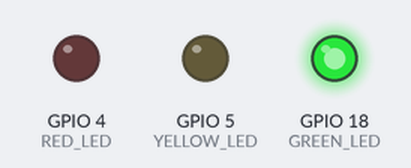
Simulated run of this program. Board: ESP32. Parts: output pins drawn as LEDs (lit = HIGH). What the program prints to the serial monitor is not drawn.

Above: at 2.5 s.
At 6.0 s:
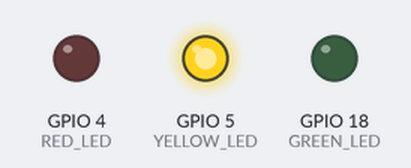
At 9.5 s:
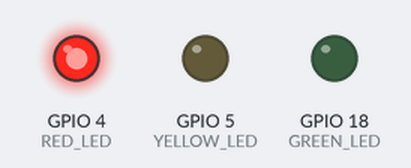
Timing chart, 0 to 15.6 s (numbered marks = the images above):
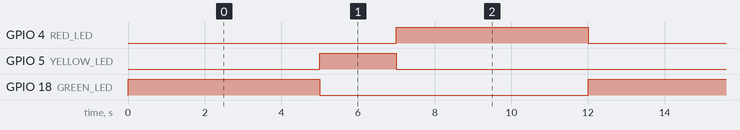

The program:

main.cpp
```cpp
#include <Arduino.h>

// Khai báo chân kết nối LED
const int RED_LED = 4;
const int YELLOW_LED = 5;
const int GREEN_LED = 18;

void setup() {
  Serial.begin(115200);
  Serial.println("ESP32 Traffic Light Simulation");
  pinMode(RED_LED, OUTPUT);
  pinMode(YELLOW_LED, OUTPUT);
  pinMode(GREEN_LED, OUTPUT);
}

void loop() {
  // Bật đèn xanh, tắt các đèn khác
  digitalWrite(GREEN_LED, HIGH);
  digitalWrite(YELLOW_LED, LOW);
  digitalWrite(RED_LED, LOW);
  delay(5000); // Đèn xanh sáng trong 5 giây

  // Bật đèn vàng, tắt các đèn khác
  digitalWrite(GREEN_LED, LOW);
  digitalWrite(YELLOW_LED, HIGH);
  digitalWrite(RED_LED, LOW);
  delay(2000); // Đèn vàng sáng trong 2 giây

  // Bật đèn đỏ, tắt các đèn khác
  digitalWrite(GREEN_LED, LOW);
  digitalWrite(YELLOW_LED, LOW);
  digitalWrite(RED_LED, HIGH);
  delay(5000); // Đèn đỏ sáng trong 5 giây
}
```

Measured:
- by itself, GPIO 4 (RED_LED), GPIO 18 (GREEN_LED): alternates HIGH for 5.0 s and LOW for 7.0 s
- by itself, GPIO 5 (YELLOW_LED): alternates HIGH for 2.0 s and LOW for 10.0 s
- by itself, everything shown: repeats every 12.0 s, in 3 steps
